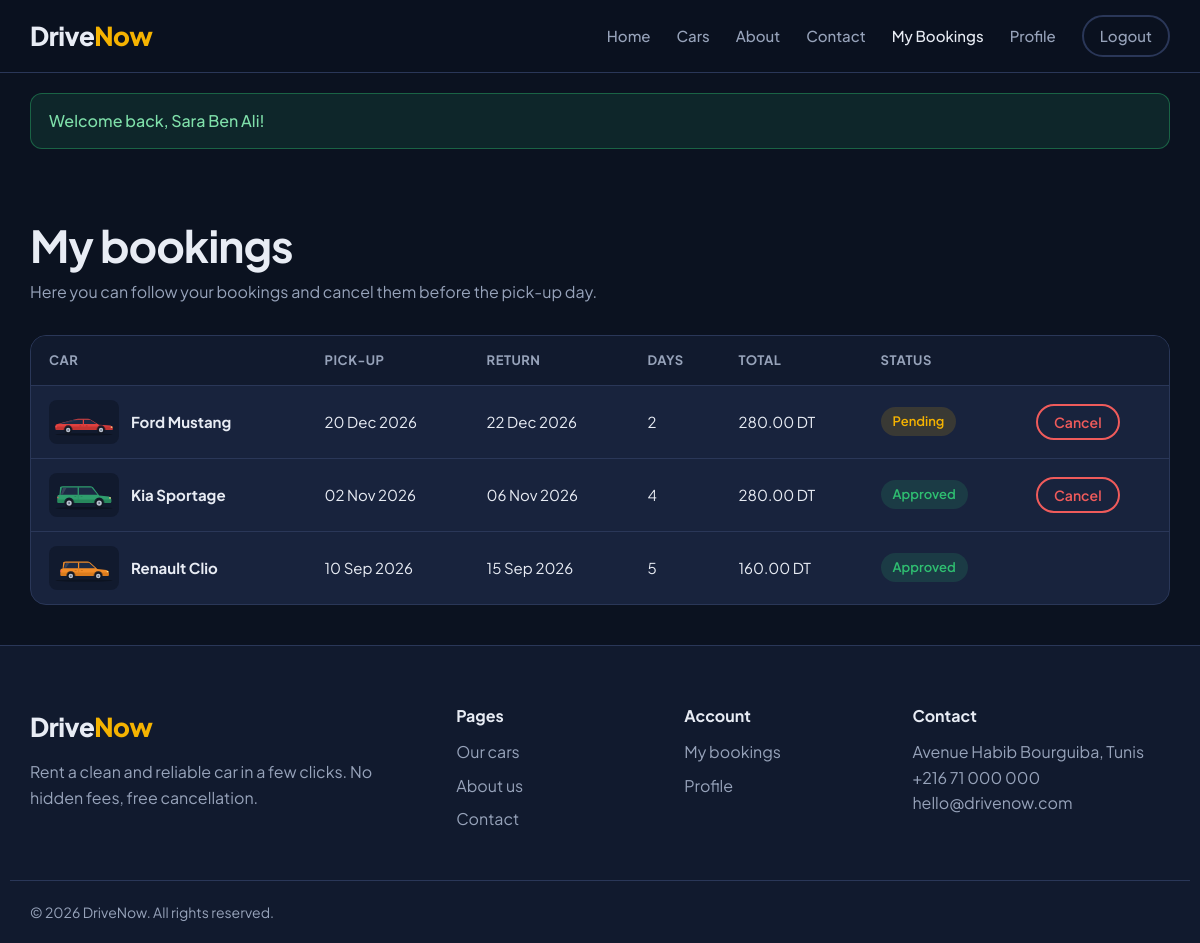
The app's page /my-bookings.php (signed in) with its own data.
### tables this page shows
CREATE TABLE bookings (
    id INT AUTO_INCREMENT PRIMARY KEY,
    user_id INT NOT NULL,
    car_id INT NOT NULL,
    start_date DATE NOT NULL,
    end_date DATE NOT NULL,
    total_price DECIMAL(10,2) NOT NULL,
    status ENUM('pending', 'approved', 'rejected', 'cancelled') NOT NULL DEFAULT 'pending',
    created_at DATETIME DEFAULT CURRENT_TIMESTAMP,
    FOREIGN KEY (user_id) REFERENCES users(id) ON DELETE CASCADE,
    FOREIGN KEY (car_id) REFERENCES cars(id)
);

CREATE TABLE cars (
    id INT AUTO_INCREMENT PRIMARY KEY,
    brand VARCHAR(50) NOT NULL,
    model VARCHAR(50) NOT NULL,
    year INT NOT NULL,
    type VARCHAR(30) NOT NULL,
    transmission VARCHAR(20) NOT NULL,
    seats INT NOT NULL,
    fuel VARCHAR(20) NOT NULL,
    price_per_day DECIMAL(8,2) NOT NULL,
    image VARCHAR(255),
    description TEXT,
    is_available TINYINT(1) NOT NULL DEFAULT 1,
    created_at DATETIME DEFAULT CURRENT_TIMESTAMP
);

### my-bookings.php (the view, shortened to what this page needs)
<?php
require_once "includes/db.php";
require_once "includes/functions.php";
$user_id = $_SESSION['user_id'];
$today = date("Y-m-d");
$sql = "SELECT bookings.*, cars.brand, cars.model, cars.image
        FROM bookings
        JOIN cars ON cars.id = bookings.car_id
        WHERE bookings.user_id = ?
        ORDER BY bookings.start_date DESC";
$stmt = mysqli_prepare($conn, $sql);
mysqli_stmt_bind_param($stmt, "i", $user_id);
mysqli_stmt_execute($stmt);
$bookings = mysqli_stmt_get_result($stmt);
require_once "includes/header.php";
?>
<section class="page-header">
    <div class="container">
        <h1>My bookings</h1>
        <p class="muted">Here you can follow your bookings and cancel them before the pick-up day.</p>
    </div>
</section>
<section class="container">
    <?php if (mysqli_num_rows($bookings) == 0) { ?>
        <div class="empty-box">
            <h3>You don't have any booking yet</h3>
            <p class="muted">Find a car you like and book it in a few clicks.</p>
            <a href="cars.php" class="btn btn-primary">Browse cars</a>
        </div>
    <?php } else { ?>
        <div class="table-wrap">
            <table>
                <thead>
                    <tr>
                        <th>Car</th>
                        <th>Pick-up</th>
                        <th>Return</th>
                        <th>Days</th>
                        <th>Total</th>
                        <th>Status</th>
                        <th></th>
                    </tr>
                </thead>
                <tbody>
                    <?php while ($booking = mysqli_fetch_assoc($bookings)) { ?>
                        <tr>
                            <td>
                                <div class="table-car">
                                    <img src="<?php echo e($booking['image']); ?>" alt="">
                                    <strong><?php echo e($booking['brand'] . ' ' . $booking['model']); ?></strong>
                                </div>
                            </td>
                            <td><?php echo format_date($booking['start_date']); ?></td>
                            <td><?php echo format_date($booking['end_date']); ?></td>
                            <td><?php echo count_days($booking['start_date'], $booking['end_date']); ?></td>
                            <td><?php echo format_price($booking['total_price']); ?></td>
                            <td><?php echo status_badge($booking['status']); ?></td>
                            <td>
                                <?php
                                $can_cancel = in_array($booking['status'], ['pending', 'approved']) && $booking['start_date'] > $today;
                                if ($can_cancel) { ?>
                                    <form method="post" action="cancel-booking.php">
                                        <button type="submit" class="btn btn-danger btn-small" data-confirm="Do you really want to cancel this booking?">Cancel</button>
                                    </form>
                                <?php } ?>
                            </td>
                        </tr>
                    <?php } ?>
                </tbody>
            </table>
        </div>
    <?php } ?>
</section>
<?php require_once "includes/footer.php"; ?>

### includes/functions.php (shortened to what this page needs)
<?php
function e($text)
{
    return htmlspecialchars((string) $text, ENT_QUOTES, 'UTF-8');
}
function show_message()
{
    if (isset($_SESSION['message'])) {
        echo '<div class="alert alert-' . e($_SESSION['message_type']) . '">' . e($_SESSION['message']) . '</div>';
    }
}
function format_price($price)
{
    return number_format($price, 2) . ' DT';
}
function format_date($date)
{
    return date("d M Y", strtotime($date));
}
function count_days($start_date, $end_date)
{
    $days = (strtotime($end_date) - strtotime($start_date)) / 86400;
    return (int) $days;
}
function status_badge($status)
{
    return '<span class="badge badge-' . e($status) . '">' . e(ucfirst($status)) . '</span>';
}

### css/style.css (style rules this page uses)
:root { --navy-900: #0b1220; --navy-800: #111a2e; --navy-700: #18233d; --navy-600: #23304f; --border: #2a3758; --text: #e8ecf4; --muted: #97a3ba; --accent: #f5b301; --accent-hover: #ffc629; --green: #2fbf71; --red: #ef5b5b; --blue: #4c8dff; --radius: 16px; }
* { margin: 0; padding: 0; box-sizing: border-box; }
body { font-family: 'Plus Jakarta Sans', Arial, sans-serif; background: var(--navy-900); color: var(--text); font-size: 16px; line-height: 1.6; }
img { max-width: 100%; display: block; }
h1, h2, h3, h4 { line-height: 1.2; font-weight: 700; }
.container { width: 100%; max-width: 1180px; margin: 0 auto; padding: 0 20px; }
.muted { color: var(--muted); }
.btn { display: inline-block; padding: 12px 24px; border-radius: 999px; border: 2px solid transparent; font-family: inherit; font-size: 15px; font-weight: 600; cursor: pointer; transition: 0.2s; text-align: center; }
.btn-danger { background: transparent; border-color: var(--red); color: var(--red); }
.btn-small { padding: 7px 16px; font-size: 14px; }
.message-box .alert { margin-top: 20px; }
.alert { padding: 14px 18px; border-radius: 12px; font-weight: 500; margin-bottom: 20px; }
.alert-success { background: rgba(47, 191, 113, 0.12); border: 1px solid rgba(47, 191, 113, 0.4); color: #7fe0aa; }
.page-header { padding: 50px 0 30px; }
.page-header h1 { font-size: 44px; letter-spacing: -1px; margin-bottom: 8px; }
.table-wrap { overflow-x: auto; background: var(--navy-700); border: 1px solid var(--border); border-radius: var(--radius); }
table { width: 100%; border-collapse: collapse; min-width: 700px; }
th, td { padding: 14px 18px; text-align: left; border-bottom: 1px solid var(--border); font-size: 15px; }
th { color: var(--muted); font-size: 13px; text-transform: uppercase; letter-spacing: 0.5px; background: var(--navy-800); }
tr:last-child td { border-bottom: none; }
.table-car { display: flex; align-items: center; gap: 12px; }
.table-car img { width: 70px; height: 44px; object-fit: contain; background: var(--navy-800); border-radius: 8px; padding: 4px; }
.badge { display: inline-block; padding: 4px 12px; border-radius: 999px; font-size: 13px; font-weight: 600; }
.badge-pending { background: rgba(245, 179, 1, 0.15); color: var(--accent); }
.badge-approved, .badge-available { background: rgba(47, 191, 113, 0.15); color: var(--green); }

### records on screen
bookings: car.image (picture), car.model "Ford Mustang", start_date "20 Dec 2026", end_date "22 Dec 2026", start_date+end_date "2", total_price "280.00 DT", status "Pending"
bookings: car.image (picture), car.model "Kia Sportage", start_date "02 Nov 2026", end_date "06 Nov 2026", start_date+end_date "4", total_price "280.00 DT", status "Approved"
bookings: car.image (picture), car.model "Renault Clio", start_date "10 Sep 2026", end_date "15 Sep 2026", start_date+end_date "5", total_price "160.00 DT", status "Approved"

### other values on screen
$label "Home Cars About Contact My Bookings Profile"
$_SESSION['message'] "Welcome back, Sara Ben Ali!"
